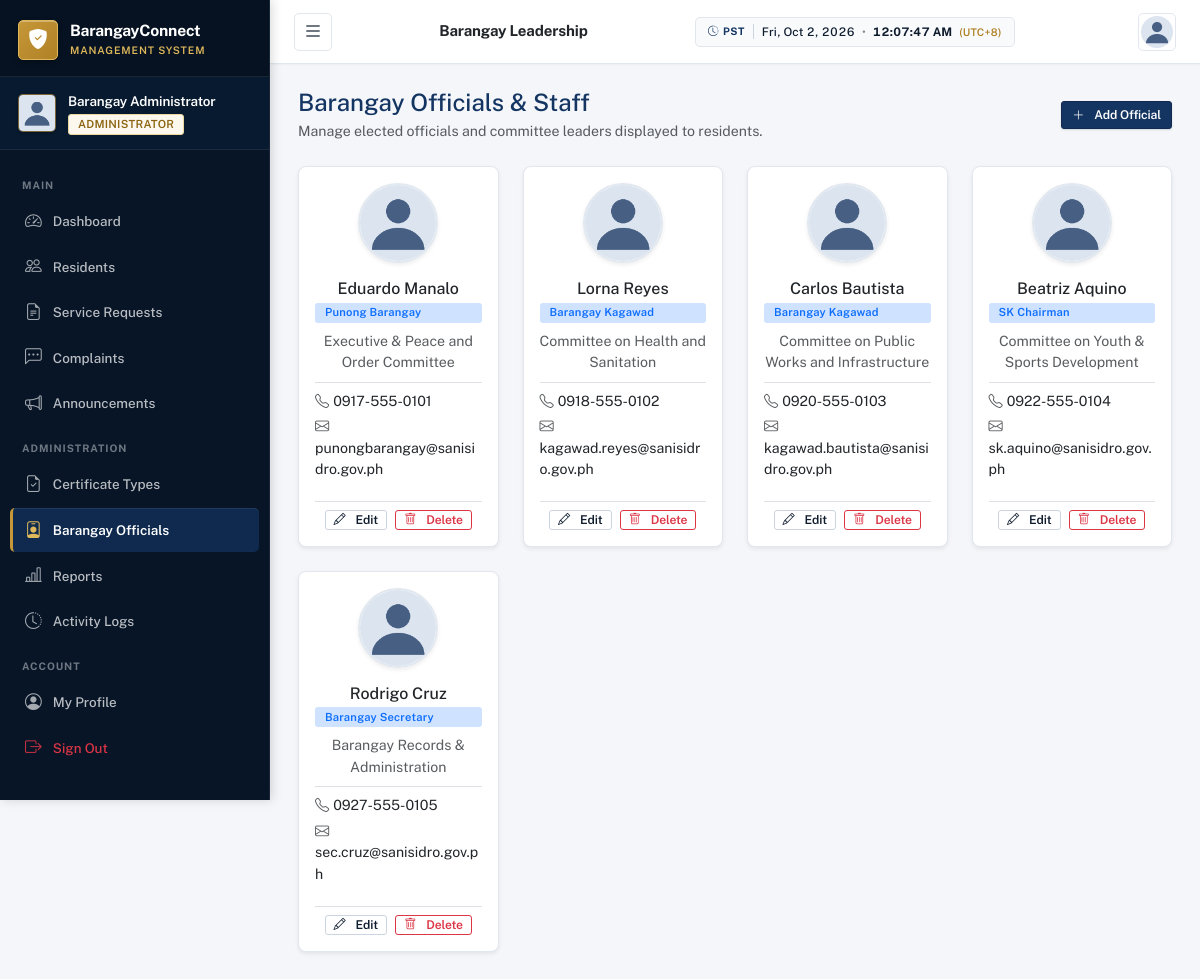
Page /accounts/admin/officials/ (signed in) on the committed database.
### accounts/models.py (models this page shows, shortened)
class CustomUser(AbstractUser):
    ROLE_CHOICES = [
        ('admin', 'Administrator'),
        ('resident', 'Resident'),
    ]
    GENDER_CHOICES = [
        ('male', 'Male'),
        ('female', 'Female'),
        ('other', 'Other'),
    ]
    CIVIL_STATUS_CHOICES = [
        ('single', 'Single'),
        ('married', 'Married'),
        ('widowed', 'Widowed'),
        ('separated', 'Separated'),
        ('divorced', 'Divorced'),
    ]
    ACCOUNT_STATUS_CHOICES = [
        ('pending', 'Pending'),
        ('active', 'Active'),
        ('inactive', 'Inactive'),
        ('rejected', 'Rejected'),
    ]
    role = models.CharField(max_length=10, choices=ROLE_CHOICES, default='resident')
    account_status = models.CharField(max_length=10, choices=ACCOUNT_STATUS_CHOICES, default='pending')
    profile_picture = models.ImageField(upload_to='profile_pictures/', null=True, blank=True)
    phone = models.CharField(max_length=20, blank=True)
    date_of_birth = models.DateField(null=True, blank=True)
    gender = models.CharField(max_length=10, choices=GENDER_CHOICES, blank=True)
    civil_status = models.CharField(max_length=15, choices=CIVIL_STATUS_CHOICES, blank=True)
    address = models.TextField(blank=True)
    barangay = models.CharField(max_length=100, blank=True, default='Barangay San Jose')
    valid_id = models.FileField(upload_to='valid_ids/', null=True, blank=True)
    created_at = models.DateTimeField(auto_now_add=True)
    updated_at = models.DateTimeField(auto_now=True)
    def is_admin(self):
        return self.role == 'admin'
    @property
    def profile_picture_url(self):
        if self.profile_picture:
            return self.profile_picture.url
        return '/static/images/default_avatar.png'

class BarangayOfficial(models.Model):
    POSITION_CHOICES = [
        ('punong_barangay', 'Punong Barangay'),
        ('kagawad', 'Barangay Kagawad'),
        ('sk_chairman', 'SK Chairman'),
        ('secretary', 'Barangay Secretary'),
        ('treasurer', 'Barangay Treasurer'),
        ('other', 'Other'),
    ]
    name = models.CharField(max_length=150)
    position = models.CharField(max_length=30, choices=POSITION_CHOICES, default='kagawad')
    position_label = models.CharField(max_length=100, blank=True, help_text='Custom position label')
    photo = models.ImageField(upload_to='officials/', null=True, blank=True)
    contact = models.CharField(max_length=20, blank=True)
    email = models.EmailField(blank=True)
    committee = models.CharField(max_length=200, blank=True)
    order = models.PositiveIntegerField(default=0)
    is_active = models.BooleanField(default=True)
    created_at = models.DateTimeField(auto_now_add=True)
    class Meta:
        ordering = ['order', 'name']

### accounts/views.py (the view)
# urls.py: path('admin/officials/', views.admin_officials_list, name='admin_officials_list'),
@admin_required
def admin_officials_list(request):
    officials = BarangayOfficial.objects.all()
    return render(request, 'accounts/admin/officials_list.html', {'officials': officials})

### accounts/views.py (called while the page is built)
def admin_required(view_func):
    from functools import wraps
    @wraps(view_func)
    def wrapper(request, *args, **kwargs):
        if not request.user.is_authenticated:
            return redirect('accounts:login')
        if not request.user.is_admin():
            return render(request, 'errors/403.html', status=403)
        return view_func(request, *args, **kwargs)
    return wrapper

### notifications/context_processors.py (called while the page is built)
def notifications_processor(request):
    if request.user.is_authenticated:
        unread_count = Notification.objects.filter(recipient=request.user, is_read=False).count()
        recent_notifications = Notification.objects.filter(recipient=request.user).order_by('-created_at')[:5]
        return {
            'unread_notifications_count': unread_count,
            'recent_notifications': recent_notifications,
        }
    return {'unread_notifications_count': 0, 'recent_notifications': []}

### templates/accounts/admin/officials_list.html (shortened to what this page needs)
<!DOCTYPE html>
<html lang="en">
<head>
    {% load static %}
    <link href="https://cdn.jsdelivr.net/npm/bootstrap@5.3.2/dist/css/bootstrap.min.css" rel="stylesheet">
    <link href="https://cdn.jsdelivr.net/npm/bootstrap-icons@1.11.3/font/bootstrap-icons.min.css" rel="stylesheet">
    <link href="{% static 'css/style.css' %}" rel="stylesheet">
</head>
<body>
    <div class="toast-container position-fixed top-0 end-0 p-3" style="z-index: 1100;">
    </div>
    <nav id="sidebar" class="sidebar">
        <div class="sidebar-header">
            <div class="brand-logo">
                <div class="logo-icon"><i class="bi bi-shield-fill-check"></i></div>
                <div class="brand-text">
                    <span class="brand-name">BarangayConnect</span>
                    <span class="brand-sub">Management System</span>
                </div>
            </div>
        </div>
        <div class="sidebar-user">
            <img src="{{ user.profile_picture_url }}" alt="Profile" class="sidebar-avatar">
            <div class="sidebar-user-info">
                <span class="sidebar-user-name">{{ user.get_full_name|default:user.username }}</span>
                <span class="sidebar-user-role badge badge-admin">Administrator</span>
            </div>
        </div>
        <div class="sidebar-nav">
            <div class="nav-section-label">Main</div>
            <a href="{% url 'dashboard:admin_dashboard' %}" class="nav-link"><i class="bi bi-speedometer2"></i><span>Dashboard</span></a>
            <a href="{% url 'accounts:admin_residents_list' %}" class="nav-link"><i class="bi bi-people"></i><span>Residents</span></a>
            <a href="{% url 'certificates:admin_request_list' %}" class="nav-link"><i class="bi bi-file-earmark-text"></i><span>Service Requests</span></a>
            <a href="{% url 'complaints:admin_complaint_list' %}" class="nav-link"><i class="bi bi-chat-left-dots"></i><span>Complaints</span></a>
            <a href="{% url 'announcements:admin_list' %}" class="nav-link"><i class="bi bi-megaphone"></i><span>Announcements</span></a>
            <div class="nav-section-label">Administration</div>
            <a href="{% url 'certificates:admin_type_list' %}" class="nav-link"><i class="bi bi-file-earmark-check"></i><span>Certificate Types</span></a>
            <a href="{% url 'accounts:admin_officials_list' %}" class="nav-link active"><i class="bi bi-person-badge"></i><span>Barangay Officials</span></a>
            <a href="{% url 'reports:dashboard' %}" class="nav-link"><i class="bi bi-bar-chart-line"></i><span>Reports</span></a>
            <a href="{% url 'audit:log_list' %}" class="nav-link"><i class="bi bi-clock-history"></i><span>Activity Logs</span></a>
            <div class="nav-section-label">Account</div>
            <a href="{% url 'accounts:profile' %}" class="nav-link"><i class="bi bi-person-circle"></i><span>My Profile</span></a>
            <a href="{% url 'accounts:logout' %}" class="nav-link text-danger"><i class="bi bi-box-arrow-right"></i><span>Sign Out</span></a>
        </div>
    </nav>
    <header class="topbar">
        <button class="btn btn-icon sidebar-toggle" id="sidebarToggle"><i class="bi bi-list fs-5"></i></button>
        <div class="topbar-title"><h6 class="mb-0 fw-600 text-dark">Barangay Leadership</h6></div>
        <div class="topbar-actions">
            <div class="dropdown">
                <button class="btn btn-icon" data-bs-toggle="dropdown"><img src="{{ user.profile_picture_url }}" class="rounded-circle" style="width: 32px; height: 32px; object-fit: cover;"></button>
            </div>
        </div>
    </header>
    <main class="main-content">
        <div class="d-flex justify-content-between align-items-center mb-4">
            <div>
                <h4 class="fw-700 mb-1" style="color: var(--primary);">Barangay Officials & Staff</h4>
                <p class="text-muted fs-sm mb-0">Manage elected officials and committee leaders displayed to residents.</p>
            </div>
            <div>
                <a href="{% url 'accounts:admin_official_create' %}" class="btn btn-primary btn-sm">
                    <i class="bi bi-plus-lg me-1"></i>Add Official
                </a>
            </div>
        </div>
        <div class="row g-4">
            {% for off in officials %}
            <div class="col-xl-3 col-lg-4 col-md-6">
                <div class="card border-0 shadow-sm rounded-3 text-center p-3 h-100">
                    <div class="mb-3">
                        {% if off.photo %}
                        <img src="{{ off.photo.url }}" alt="{{ off.name }}" class="rounded-circle shadow-sm" style="width: 80px; height: 80px; object-fit: cover; border: 2px solid #e2e8f0;">
                        {% else %}
                        <img src="{% static 'images/default_avatar.png' %}" alt="{{ off.name }}" class="rounded-circle shadow-sm" style="width: 80px; height: 80px; object-fit: cover; border: 2px solid #e2e8f0;">
                        {% endif %}
                    </div>
                    <h6 class="fw-700 mb-1 text-dark">{{ off.name }}</h6>
                    <span class="badge bg-primary-subtle text-primary mb-2 fs-xs">{{ off.get_position_display }}</span>
                    {% if off.committee %}<div class="text-muted fs-xs mb-2">{{ off.committee }}</div>{% endif %}
                    <div class="text-start fs-xs border-top pt-2 mt-auto">
                        {% if off.contact %}<div class="mb-1"><i class="bi bi-telephone me-1 text-muted"></i>{{ off.contact }}</div>{% endif %}
                        {% if off.email %}<div class="mb-1"><i class="bi bi-envelope me-1 text-muted"></i>{{ off.email }}</div>{% endif %}
                    </div>
                    <div class="d-flex justify-content-center gap-2 mt-3 pt-2 border-top">
                        <a href="{% url 'accounts:admin_official_edit' off.pk %}" class="btn btn-outline-secondary btn-sm py-0 px-2 fs-xs">
                            <i class="bi bi-pencil me-1"></i>Edit
                        </a>
                        <a href="{% url 'accounts:admin_official_delete' off.pk %}" class="btn btn-outline-danger btn-sm py-0 px-2 fs-xs">
                            <i class="bi bi-trash me-1"></i>Delete
                        </a>
                    </div>
                </div>
            </div>
            {% endfor %}
        </div>
    </main>
</body>
</html>

### rows in the picture
CustomUser: get_full_name "Barangay Administrator"
BarangayOfficial: name "Eduardo Manalo", position "Punong Barangay", committee "Executive & Peace and Order Committee", contact "0917-555-0101", email "punongbarangay@sanisidro.gov.ph"
BarangayOfficial: name "Lorna Reyes", position "Barangay Kagawad", committee "Committee on Health and Sanitation", contact "0918-555-0102", email "kagawad.reyes@sanisidro.gov.ph"
BarangayOfficial: name "Carlos Bautista", position "Barangay Kagawad", committee "Committee on Public Works and Infrastructure", contact "0920-555-0103", email "kagawad.bautista@sanisidro.gov.ph"
BarangayOfficial: name "Beatriz Aquino", position "SK Chairman", committee "Committee on Youth & Sports Development", contact "0922-555-0104", email "sk.aquino@sanisidro.gov.ph"
BarangayOfficial: name "Rodrigo Cruz", position "Barangay Secretary", committee "Barangay Records & Administration", contact "0927-555-0105", email "sec.cruz@sanisidro.gov.ph"
